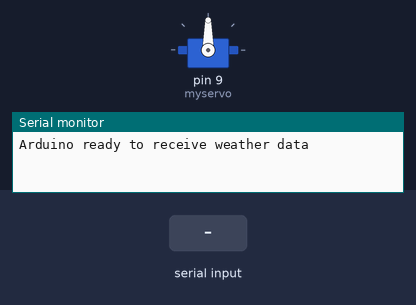
The sketch below on a simulated Arduino Uno, built with avr-gcc and run on an emulated ATmega328P. Shown: servo, the last lines printed to the serial monitor. The inputs (shaded band) are chosen by the test bench.

Above: at 1.2 s.
1.3 s: "Clear\n" received over Serial
At 2.4 s:
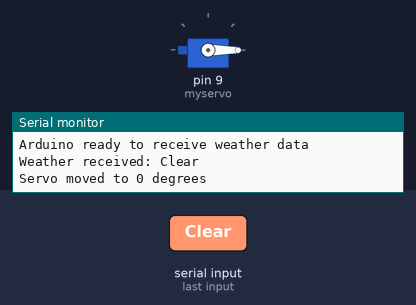
2.8 s: "Snow\n" received over Serial
At 3.5 s:
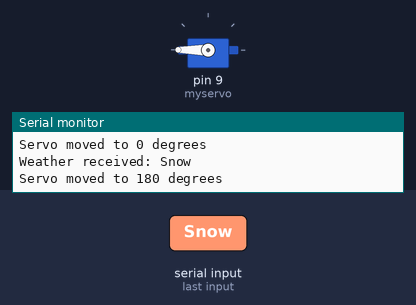
4.3 s: "1\n" received over Serial
At 5.7 s:
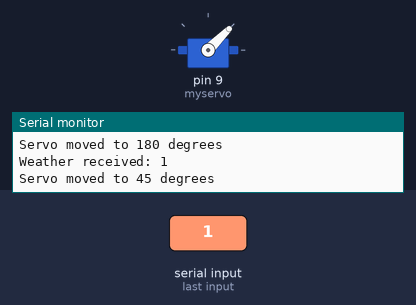
Timing chart, 0 to 7.3 s (numbered marks = the images above; inputs shaded):
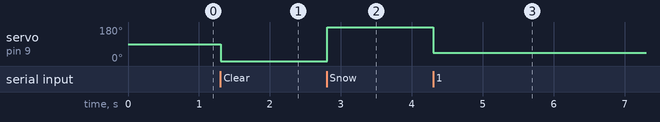

Measured:
- after the input at 1.3 s, servo on pin 9 (myservo): 90° → 0° at once
- after the input at 2.8 s, servo on pin 9 (myservo): 0° → 180° at once
- after the input at 4.3 s, servo on pin 9 (myservo): 180° → 45° at once

The sketch:

smart_umbrella.ino
```cpp
#include <Servo.h>
Servo myservo;

int lastServoPosition = -1;

void setup() {
  myservo.attach(9); // Ensure servo attached on pin 9
  Serial.begin(9600);
  Serial.println("Arduino ready to receive weather data");
}

void loop() {
  if (Serial.available()) {
    String weather = Serial.readStringUntil('\n');
    Serial.println("Weather received: " + weather);

    int newServoPosition = 45; // Default

    // Determine the new position based on the weather
    if (weather.indexOf("Clear") >= 0) {
      newServoPosition = 0; // Clear
    } else if (weather.indexOf("Rain") >= 0) {
      newServoPosition = 90; // Rain
    } else if (weather.indexOf("Snow") >= 0) {
      newServoPosition = 180; // Snow
    }

    // Only move the servo if the position has changed
    if (newServoPosition != lastServoPosition) {
      myservo.write(newServoPosition);
      lastServoPosition = newServoPosition;
      Serial.println("Servo moved to " + String(newServoPosition) + " degrees");
    } else {
      Serial.println("Servo position unchanged");
    }
  }
}
```
